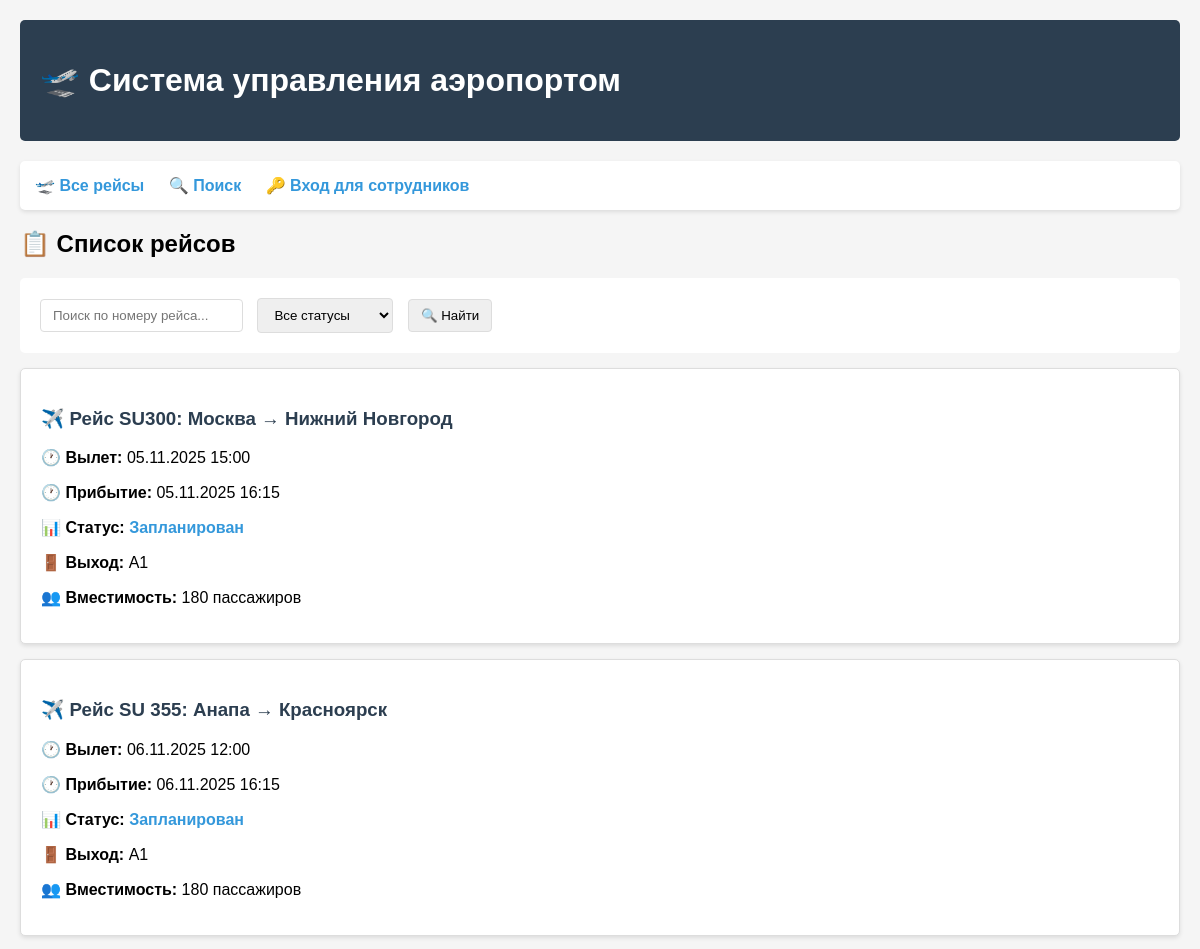
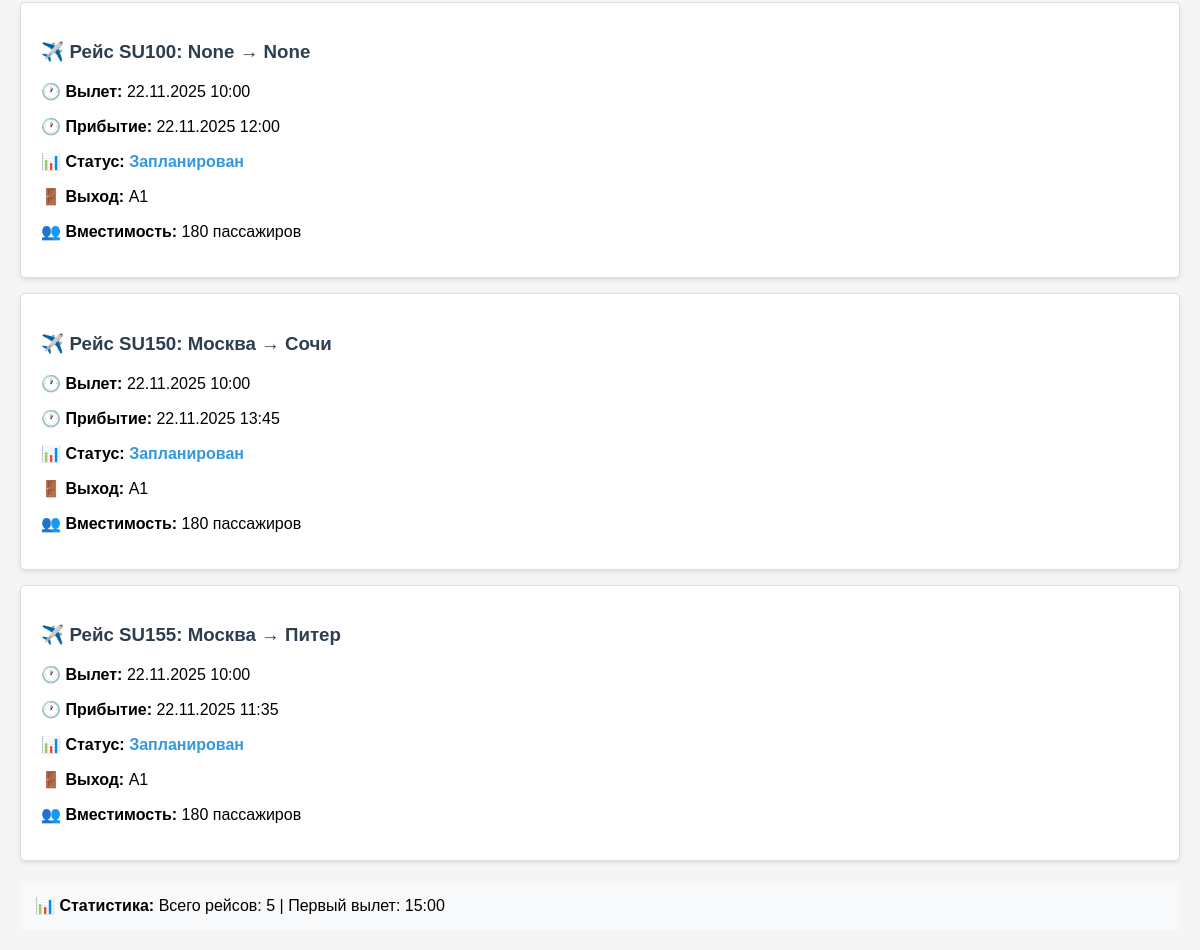
Before: / with the older database file (2 pictures, top to bottom).
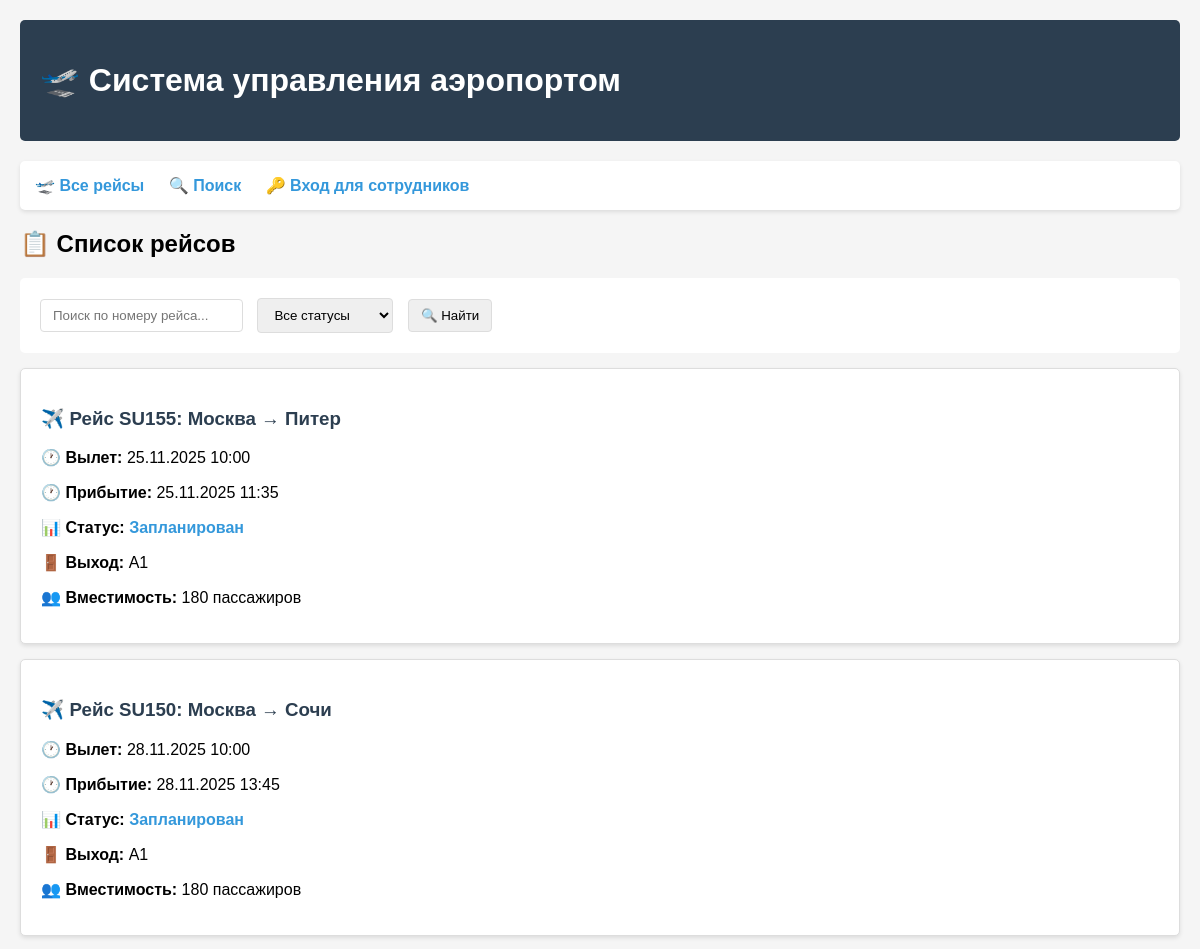
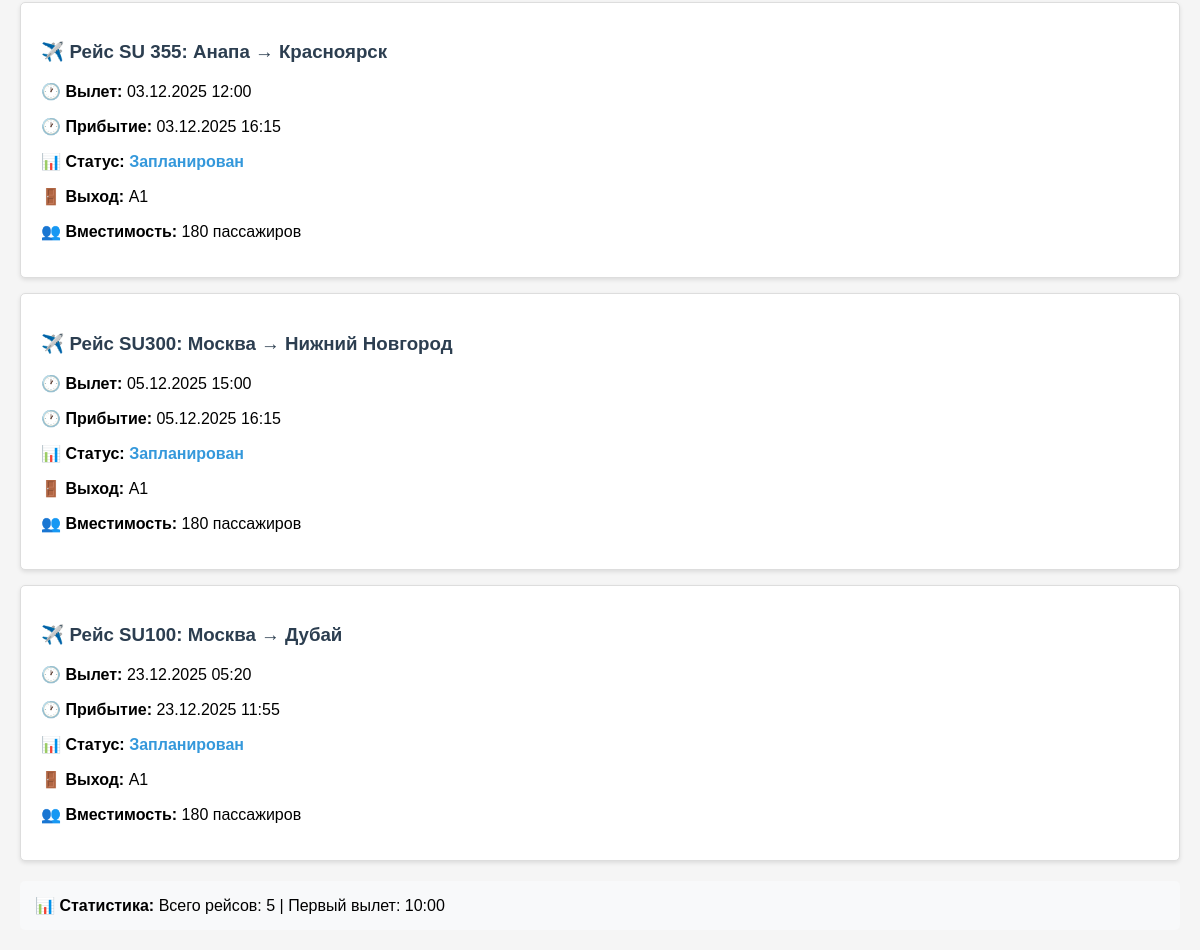
After: the same page with the newer database file (2 pictures, top to bottom).
### flights/models.py (models this page shows, shortened)
class Flight(models.Model):
    STATUS_CHOICES = [
        ('scheduled', 'Запланирован'),
        ('boarding', 'Посадка'),
        ('departed', 'Вылетел'),
        ('landed', 'Приземлился'),
        ('cancelled', 'Отменен'),
    ]
    number = models.CharField(max_length=10, unique=True, verbose_name="Номер рейса")
    departure_city = models.CharField(max_length=100, verbose_name="Город вылета", blank=True, null=True)
    destination_city = models.CharField(max_length=100, verbose_name="Город назначения", blank=True, null=True)
    departure_time = models.DateTimeField(verbose_name="Время вылета")
    arrival_time = models.DateTimeField(verbose_name="Время прибытия")
    gate = models.CharField(max_length=10, verbose_name="Выход", default="A1")
    status = models.CharField(max_length=20, choices=STATUS_CHOICES, default='scheduled', verbose_name="Статус")
    capacity = models.IntegerField(default=180, verbose_name="Вместимость")
    class Meta:
        verbose_name = "Рейс"
        verbose_name_plural = "Рейсы"
        ordering = ['departure_time']  # Сортировка по времени вылета

### flights/views.py (the view)
# urls.py: path('', views.flight_list, name='flight_list'),
def flight_list(request):
    flights = Flight.objects.all().order_by('departure_time')
    search_query = request.GET.get('search', '')
    if search_query:
        flights = flights.filter(number__icontains=search_query)
    status_filter = request.GET.get('status', '')
    if status_filter:
        flights = flights.filter(status=status_filter)
    context = {
        'flights': flights,
        'search_query': search_query,
        'status_filter': status_filter,
    }
    return render(request, 'flights/flight_list.html', context)

### flights/templates/flights/flight_list.html (shortened to what this page needs)
{% extends 'flights/base.html' %}
{% block content %}
<h2>📋 Список рейсов</h2>
<form method="get" style="background: white; padding: 15px; border-radius: 5px;">
    <input type="text" name="search" placeholder="Поиск по номеру рейса..." value="{{ search_query }}">
    <select name="status">
        <option value="">Все статусы</option>
    </select>
    <button type="submit">🔍 Найти</button>
</form>
{% if flights %}
    {% for flight in flights %}
    <div class="flight-item">
        <h3>
            <a href="{% url 'flights:flight_detail' flight.id %}" style="text-decoration: none; color: #2c3e50;">
                ✈️ Рейс {{ flight.number }}: {{ flight.departure_city }} → {{ flight.destination_city }}
            </a>
        </h3>
        <p><strong>🕐 Вылет:</strong> {{ flight.departure_time|date:"d.m.Y H:i" }}</p>
        <p><strong>🕐 Прибытие:</strong> {{ flight.arrival_time|date:"d.m.Y H:i" }}</p>
        <p><strong>📊 Статус:</strong>
            <span class="status-{{ flight.status }}">
                {{ flight.get_status_display }}
            </span>
        </p>
        <p><strong>🚪 Выход:</strong> {{ flight.gate }}</p>
        <p><strong>👥 Вместимость:</strong> {{ flight.capacity }} пассажиров</p>
    </div>
    {% endfor %}
{% endif %}
{% if flights %}
<div style="background: #f8f9fa; padding: 15px; border-radius: 5px; margin-top: 20px;">
    <strong>📊 Статистика:</strong>
    Всего рейсов: {{ flights|length }}
    {% if flights|length > 0 %}
        | Первый вылет: {{ flights.0.departure_time|date:"H:i" }}
    {% endif %}
</div>
{% endif %}
{% endblock %}

### flights/templates/flights/base.html (shortened to what this page needs)
<!DOCTYPE html>
<html lang="ru">
<head>
</head>
<body>
    <div class="header">
        <h1>🛫 Система управления аэропортом</h1>
    </div>
    <div class="nav">
        {% if user.is_authenticated and user.checkinagent %}
            <a href="{% url 'flights:agent_dashboard' %}">👨‍💼 Панель агента</a>
            <a href="{% url 'flights:passenger_lookup' %}">🔍 Поиск пассажира</a>
            <a href="{% url 'flights:flight_list' %}">🛫 Все рейсы</a>
            <a href="/admin/">⚙️ Админка</a>
            <form method="post" action="{% url 'logout' %}">
                {% csrf_token %}
                <button type="submit">🚪 Выход ({{ user.username }})</button>
            </form>
        {% else %}
            <a href="{% url 'flights:flight_list' %}">🛫 Все рейсы</a>
            <a href="{% url 'flights:search_flights' %}">🔍 Поиск</a>
            <a href="{% url 'login' %}">🔑 Вход для сотрудников</a>
        {% endif %}
    </div>
    <div class="content">
        {% block content %}
        {% endblock %}
    </div>
</body>
</html>

### flights/templates/flights/base.html (style rules this page uses)
body { font-family: Arial, sans-serif; margin: 0; padding: 20px; background-color: #f5f5f5; }
.header { background: #2c3e50; color: white; padding: 20px; margin-bottom: 20px; border-radius: 5px; }
.nav { margin: 20px 0; padding: 15px; background: white; border-radius: 5px; box-shadow: 0 2px 4px rgba(0,0,0,0.1); }
.nav a { margin-right: 20px; text-decoration: none; color: #3498db; font-weight: bold; }
.flight-item { border: 1px solid #ddd; padding: 20px; margin: 15px 0; border-radius: 5px; background: white; box-shadow: 0 2px 4px rgba(0,0,0,0.1); }
.status-scheduled { color: #3498db; font-weight: bold; }
form { margin: 15px 0; }
input, select, button { padding: 8px 12px; margin: 5px; border: 1px solid #ddd; border-radius: 4px; }

### flights/templates/flights/flight_list.html (style rules this page uses)
.flight-item { border: 1px solid #ddd; padding: 20px; margin: 15px 0; border-radius: 5px; background: white; box-shadow: 0 2px 4px rgba(0,0,0,0.1); }
.status-scheduled { color: #3498db; }

Changed rows visible on the page:
changed Flight "SU155": departure_time "22.11.2025 10:00" → "25.11.2025 10:00"; arrival_time "22.11.2025 11:35" → "25.11.2025 11:35"; moves up the list
changed Flight "SU150": departure_time "22.11.2025 10:00" → "28.11.2025 10:00"; arrival_time "22.11.2025 13:45" → "28.11.2025 13:45"; moves up the list
changed Flight "SU 355": departure_time "06.11.2025 12:00" → "03.12.2025 12:00"; arrival_time "06.11.2025 16:15" → "03.12.2025 16:15"; moves down the list
changed Flight "SU300": departure_time "05.11.2025 15:00" → "05.12.2025 15:00"; arrival_time "05.11.2025 16:15" → "05.12.2025 16:15"
changed Flight "SU100": departure_city "None" → "Москва"; destination_city "None" → "Дубай"; departure_time "22.11.2025 10:00" → "23.12.2025 05:20"; arrival_time "22.11.2025 12:00" → "23.12.2025 11:55"
Other visible differences:
{{ flights.0.departure_time|date:"H:i" }}: "15:00" → "10:00"
